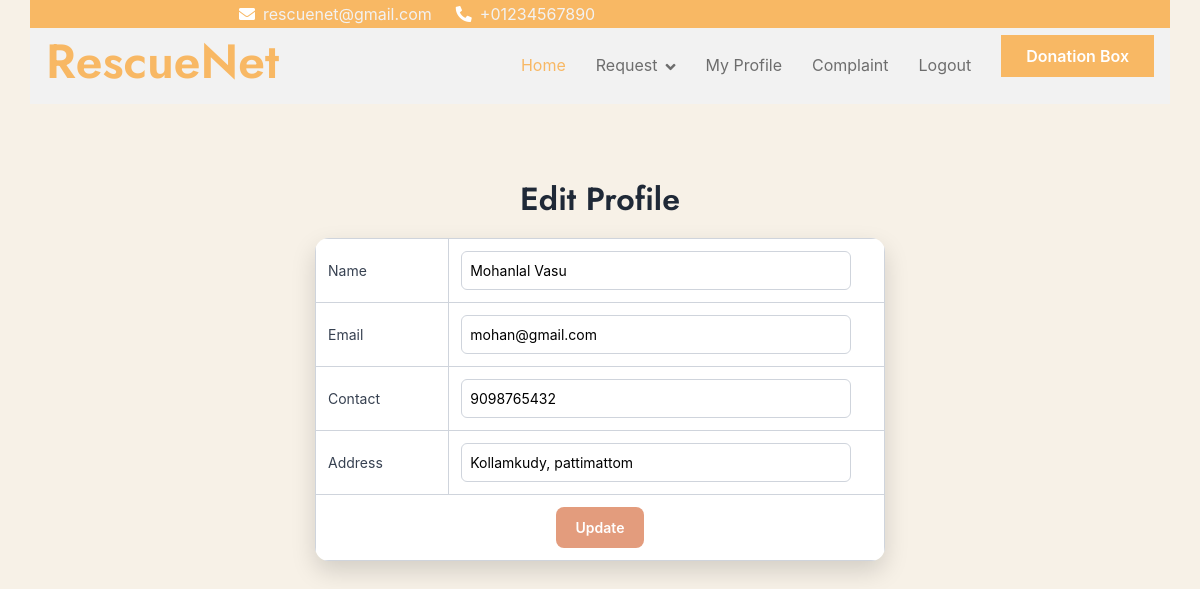
/Volunteer/EditProfile/ (signed in), run on the app's committed database.
### Guest/models.py (models this page shows)
class tbl_volunteer(models.Model):
    volunteer_name=models.CharField(max_length=50)
    volunteer_email=models.CharField(max_length=50)
    volunteer_password=models.CharField(max_length=50)
    volunteer_photo=models.FileField(upload_to="Assets/VolunteerDocs/")
    volunteer_proof=models.FileField(upload_to="Assets/VolunteerDocs/")
    volunteer_address=models.CharField(max_length=100)
    volunteer_contact=models.CharField(max_length=50)
    volunteer_emergency=models.IntegerField()
    place=models.ForeignKey(tbl_place,on_delete=models.CASCADE)
    volunteer_status=models.IntegerField(default=0)

### Volunteer/views.py (the view, shortened to what this page needs)
# urls.py: path("EditProfile/",views.EditProfile,name="EditProfile"),
def EditProfile(request):
    if "vid" not in request.session:
        return redirect("Guest:Login")
    vdata = tbl_volunteer.objects.get(id=request.session["vid"])
    return render(request, 'Volunteer/EditProfile.html', {'vdata': vdata})

### Volunteer/Templates/Volunteer/EditProfile.html (shortened to what this page needs)
{% extends 'Volunteer/Header.html' %}
{% block content %}
<!DOCTYPE html>
<html lang="en">
<head>
</head>
<body>
    <h2>Edit Profile</h2>
    <form action="" method="post">
        <table>
            <tr>
                <td>Name</td>
                <td><input type="text" required name="txt_name" id="txt_name" value="{{vdata.volunteer_name}}"
                title="Name Allows Only Alphabets,Spaces and First Letter Must Be Capital Letter" pattern="^[A-Z]+[a-zA-Z ]*$"></td>
            </tr>
            <tr>
                <td>Email</td>
                <td><input type="email" required name="txt_email" id="txt_email" value="{{vdata.volunteer_email}}"></td>
            </tr>
            <tr>
                <td>Contact</td>
                <td><input type="text" required name="txt_contact" id="txt_contact" value="{{vdata.volunteer_contact}}"
                pattern="[7-9]{1}[0-9]{9}" title="Phone number with 7-9 and remaining 9 digits 0-9"></td>
            </tr>
            <tr>
                <td>Address</td>
                <td><input type="text" required name="txt_address" id="txt_address" value="{{vdata.volunteer_address}}"></td>
            </tr>
            <tr>
                <td colspan="2" align="center"><input type="submit" value="Update"></td>
            </tr>
        </table>
    </form>
</body>
</html>
{% endblock %}

### Volunteer/Templates/Volunteer/EditProfile.html (style rules this page uses)
body { font-family: "Inter", "Segoe UI", Arial, sans-serif; background-color: #f3eadaa1; padding: 30px; color: #374151; }
h2 { text-align: center; font-weight: 600; color: #1f2937; margin-bottom: 20px; }
table { width: 50%; margin: auto; border-collapse: collapse; background-color: #ffffff; border-radius: 14px; overflow: hidden; box-shadow: 0 10px 25px rgba(0,0,0,0.15); }
th, td { border: 1px solid #cfd4dc; padding: 12px; font-size: 14px; }
input[type="text"], input[type="email"] { width: 95%; padding: 8px; border: 1px solid #cfd4dc; border-radius: 6px; font-size: 14px; }
input[type="submit"] { background-color: #e39c7d; color: #fff; padding: 10px 20px; border: none; border-radius: 8px; font-weight: 600; cursor: pointer; transition: background 0.3s; }

### data on the page
tbl_volunteer: txt_name "Mohanlal Vasu", txt_email "mohan@gmail.com", txt_contact "9098765432", txt_address "Kollamkudy, pattimattom"
